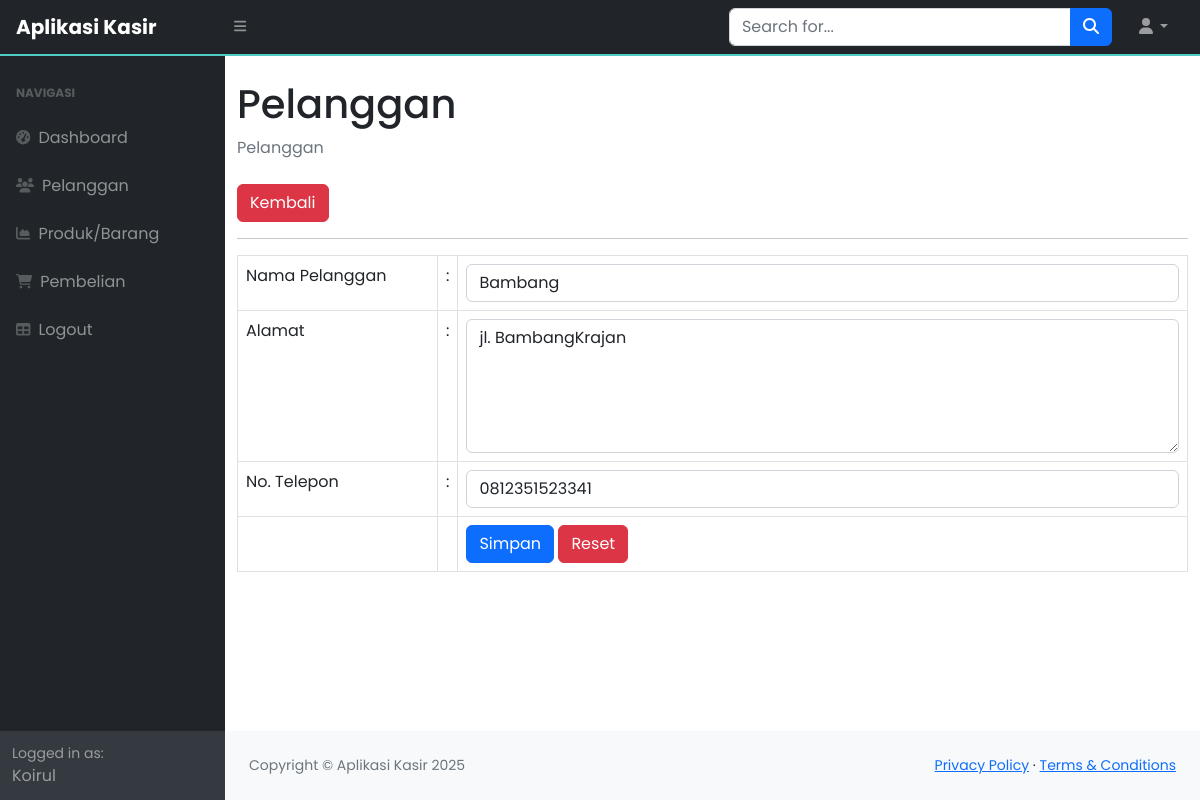
/index.php?page=pelanggan_ubah&&id=1 (signed in), run on the app's committed database.
### tables this page shows
CREATE TABLE `pelanggan` (
  `id_pelanggan` int(11) NOT NULL,
  `nama_pelanggan` varchar(255) DEFAULT NULL,
  `alamat` text DEFAULT NULL,
  `no_telepon` varchar(255) DEFAULT NULL
);

### pelanggan_ubah.php (the view, shortened to what this page needs)
<?php
    $id = $_GET['id'];
    $query = mysqli_query($koneksi ,"SELECT*FROM pelanggan WHERE id_pelanggan=$id");
    $data = mysqli_fetch_array($query);
    ?>
<div class="container-fluid">
                        <h1 class="mt-4">Pelanggan</h1>
                        <ol class="breadcrumb mb-4">
                            <li class="breadcrumb-item active">Pelanggan</li>
                        </ol>
                        <a href="?page=pelanggan" class="btn btn-danger">Kembali </a>
                        <hr>
                        <form method="post">
                            <table class="table table-bordered">
                                <tr>
                                    <td width="200">Nama Pelanggan</td>
                                    <td width="1">:</td>
                                    <td><input class="form-control" value="<?php echo $data['nama_pelanggan']; ?> "type="text" name="nama_pelanggan"></td>
                                </tr>
                                <tr>
                                    <td>Alamat</td>
                                    <td>:</td>
                                    <td>
                                        <textarea name="alamat" rows="5" class="form-control"><?php echo $data['alamat']; ?></textarea>
                                    </td>
                                </tr>
                                <tr>
                                    <td>No. Telepon</td>
                                    <td>:</td>
                                    <td><input class="form-control" type="number" step="0" value="<?php echo $data['no_telepon']; ?>" name="no_telepon">
                                    </td>
                                </tr>
                                <tr>
                                    <td></td>
                                    <td></td>
                                    <td>
                                        <button type="submit" class="btn btn-primary">Simpan</button>
                                        <button type="reset" class="btn btn-danger">Reset</button>
                                    </td>
                                </tr>
                            </table>
                        </form>
                    </div>

### index.php (style rules this page uses)
body { font-family: 'Poppins', sans-serif; }

### data on the page
pelanggan: nama_pelanggan "Bambang", alamat "jl. BambangKrajan", no_telepon "0812351523341"

### other printed values
$_SESSION['users']['nama'] "Koirul"
